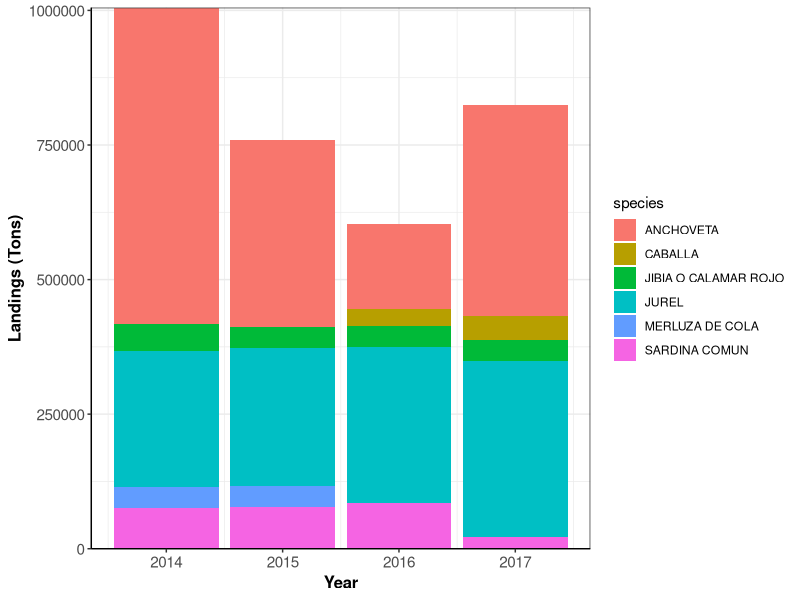
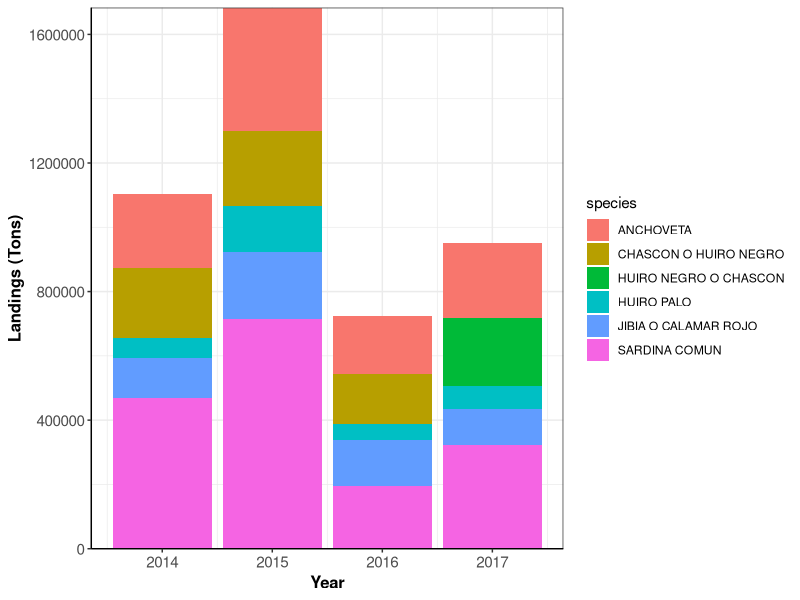

The R script that drew these images, in order:
## ---- chunk 1
knitr::opts_chunk$set(echo = TRUE)

library(here)
library(magrittr)
library(dplyr)
library(tidyr)
library(ggplot2)
library(readr)
## ---- chunk 2

landings_reg<- read_csv(here("clean_databases/landings_SERNAPESCA.csv")) %>% 
  filter(region != "national") %>% 
  mutate( tons = as.numeric(tons))

## ---- chunk 3

## General
landing_reg_general <- landings_reg %>%
  group_by(year, species, subsector) %>% 
  summarise(tons = sum(tons, na.rm = T)) %>% 
  data.frame()

## Artisanal

top5_catch_art_per_year <- landing_reg_general  %>%
  filter(subsector== 'artisanal') %>% 
  arrange(year, desc(tons)) %>% 
  group_by(year) %>% 
  top_n(5, tons) %>% 
  data.frame()

## Industrial -- Including fabric vessels. 

top5_catch_ind_per_year <- landing_reg_general  %>%
  filter(subsector %in% c('industrial', 'fabric_vessel')) %>% 
  group_by(species, year) %>% 
  summarise(tons = sum(tons)) %>% 
  arrange(year, desc(tons)) %>% 
  group_by(year) %>% 
  top_n(5, tons) %>% 
  data.frame()

## ---- chunk 4

# I am not including 2014 for now because we are missing one database for industrial landings for 2014 (landings per species and region in national waters)

main_catch_ind <- 
  ggplot(data = top5_catch_ind_per_year, aes(x = year, y = tons, fill = species)) + 
    geom_bar(stat= "identity")+
    scale_y_continuous(expand = c(0, 0)) +
    labs(y="Landings (Tons)", x="Year")+
    theme_bw()+
    theme(axis.line = element_line(colour = "black"),
        axis.text=element_text(size=11),
        axis.title=element_text(size=12,face="bold"))

main_catch_ind 
## ---- chunk 5

main_catch_art <- 
  ggplot(data = top5_catch_art_per_year, aes(x = year, y = tons, fill = species)) + 
    geom_bar(stat= "identity")+
    scale_y_continuous(expand = c(0, 0)) +
    labs(y="Landings (Tons)", x="Year")+
    theme_bw()+
    theme(axis.line = element_line(colour = "black"),
        axis.text=element_text(size=11),
        axis.title=element_text(size=12,face="bold"))

main_catch_art

